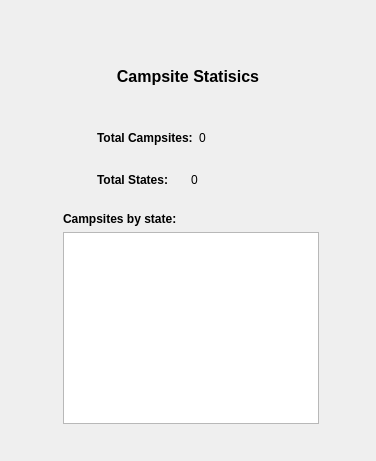
      <widget class="QWidget" name="campsite_stats">
       <layout class="QGridLayout" name="gridLayout_11">
        <item row="4" column="2">
         <widget class="QWidget" name="widget_50" native="true">
          <property name="sizePolicy">
           <sizepolicy hsizetype="Preferred" vsizetype="Expanding">
            <horstretch>0</horstretch>
            <verstretch>0</verstretch>
           </sizepolicy>
          </property>
          <property name="minimumSize">
           <size>
            <width>0</width>
            <height>10</height>
           </size>
          </property>
          <property name="maximumSize">
           <size>
            <width>16777215</width>
            <height>30</height>
           </size>
          </property>
         </widget>
        </item>
        <item row="3" column="3">
         <spacer name="horizontalSpacer_36">
          <property name="orientation">
           <enum>Qt::Horizontal</enum>
          </property>
          <property name="sizeHint" stdset="0">
           <size>
            <width>40</width>
            <height>20</height>
           </size>
          </property>
         </spacer>
        </item>
        <item row="5" column="1" colspan="2">
         <layout class="QHBoxLayout" name="horizontalLayout_28">
          <item>
           <spacer name="horizontalSpacer_39">
            <property name="orientation">
             <enum>Qt::Horizontal</enum>
            </property>
            <property name="sizeType">
             <enum>QSizePolicy::Preferred</enum>
            </property>
            <property name="sizeHint" stdset="0">
             <size>
              <width>40</width>
              <height>20</height>
             </size>
            </property>
           </spacer>
          </item>
          <item>
           <widget class="QLabel" name="label_59">
            <property name="font">
             <font>
              <bold>true</bold>
             </font>
            </property>
            <property name="text">
             <string>Total States:</string>
            </property>
           </widget>
          </item>
          <item>
           <widget class="QLabel" name="label_61">
            <property name="text">
             <string>0</string>
            </property>
            <property name="alignment">
             <set>Qt::AlignLeading|Qt::AlignLeft|Qt::AlignVCenter</set>
            </property>
           </widget>
          </item>
          <item>
           <spacer name="horizontalSpacer_40">
            <property name="orientation">
             <enum>Qt::Horizontal</enum>
            </property>
            <property name="sizeType">
             <enum>QSizePolicy::Preferred</enum>
            </property>
            <property name="sizeHint" stdset="0">
             <size>
              <width>40</width>
              <height>20</height>
             </size>
            </property>
           </spacer>
          </item>
         </layout>
        </item>
        <item row="9" column="2">
         <widget class="QWidget" name="widget_48" native="true">
          <property name="sizePolicy">
           <sizepolicy hsizetype="Preferred" vsizetype="Preferred">
            <horstretch>0</horstretch>
            <verstretch>0</verstretch>
           </sizepolicy>
          </property>
          <property name="minimumSize">
           <size>
            <width>0</width>
            <height>20</height>
           </size>
          </property>
         </widget>
        </item>
        <item row="2" column="2">
         <widget class="QWidget" name="widget_49" native="true">
          <property name="sizePolicy">
           <sizepolicy hsizetype="Preferred" vsizetype="Expanding">
            <horstretch>0</horstretch>
            <verstretch>0</verstretch>
           </sizepolicy>
          </property>
          <property name="minimumSize">
           <size>
            <width>0</width>
            <height>30</height>
           </size>
          </property>
          <property name="maximumSize">
           <size>
            <width>16777215</width>
            <height>30</height>
           </size>
          </property>
         </widget>
        </item>
        <item row="3" column="0">
         <spacer name="horizontalSpacer_35">
          <property name="orientation">
           <enum>Qt::Horizontal</enum>
          </property>
          <property name="sizeHint" stdset="0">
           <size>
            <width>40</width>
            <height>20</height>
           </size>
          </property>
         </spacer>
        </item>
        <item row="6" column="2">
         <widget class="QWidget" name="widget_51" native="true">
          <property name="sizePolicy">
           <sizepolicy hsizetype="Preferred" vsizetype="Expanding">
            <horstretch>0</horstretch>
            <verstretch>0</verstretch>
           </sizepolicy>
          </property>
          <property name="minimumSize">
           <size>
            <width>0</width>
            <height>10</height>
           </size>
          </property>
          <property name="maximumSize">
           <size>
            <width>16777215</width>
            <height>30</height>
           </size>
          </property>
         </widget>
        </item>
        <item row="8" column="2">
         <widget class="QListWidget" name="listWidget">
          <property name="minimumSize">
           <size>
            <width>100</width>
            <height>100</height>
           </size>
          </property>
         </widget>
        </item>
        <item row="7" column="2">
         <widget class="QLabel" name="label_62">
          <property name="font">
           <font>
            <pointsize>9</pointsize>
            <bold>true</bold>
            <underline>false</underline>
           </font>
          </property>
          <property name="text">
           <string>Campsites by state:</string>
          </property>
         </widget>
        </item>
        <item row="0" column="2">
         <widget class="QWidget" name="widget_47" native="true">
          <property name="sizePolicy">
           <sizepolicy hsizetype="Preferred" vsizetype="Preferred">
            <horstretch>0</horstretch>
            <verstretch>0</verstretch>
           </sizepolicy>
          </property>
          <property name="minimumSize">
           <size>
            <width>0</width>
            <height>50</height>
           </size>
          </property>
         </widget>
        </item>
        <item row="1" column="0" colspan="4">
         <widget class="QLabel" name="label_57">
          <property name="font">
           <font>
            <pointsize>12</pointsize>
            <bold>true</bold>
           </font>
          </property>
          <property name="text">
           <string>Campsite Statisics</string>
          </property>
          <property name="alignment">
           <set>Qt::AlignCenter</set>
          </property>
         </widget>
        </item>
        <item row="3" column="1" colspan="2">
         <layout class="QHBoxLayout" name="horizontalLayout_27">
          <item>
           <spacer name="horizontalSpacer_37">
            <property name="orientation">
             <enum>Qt::Horizontal</enum>
            </property>
            <property name="sizeType">
             <enum>QSizePolicy::Preferred</enum>
            </property>
            <property name="sizeHint" stdset="0">
             <size>
              <width>40</width>
              <height>20</height>
             </size>
            </property>
           </spacer>
          </item>
          <item>
           <widget class="QLabel" name="label_58">
            <property name="font">
             <font>
              <bold>true</bold>
             </font>
            </property>
            <property name="text">
             <string>Total Campsites:</string>
            </property>
           </widget>
          </item>
          <item>
           <widget class="QLabel" name="label_60">
            <property name="text">
             <string>0</string>
            </property>
            <property name="alignment">
             <set>Qt::AlignLeading|Qt::AlignLeft|Qt::AlignVCenter</set>
            </property>
           </widget>
          </item>
          <item>
           <spacer name="horizontalSpacer_38">
            <property name="orientation">
             <enum>Qt::Horizontal</enum>
            </property>
            <property name="sizeType">
             <enum>QSizePolicy::Preferred</enum>
            </property>
            <property name="sizeHint" stdset="0">
             <size>
              <width>40</width>
              <height>20</height>
             </size>
            </property>
           </spacer>
          </item>
         </layout>
        </item>
       </layout>
      </widget>
